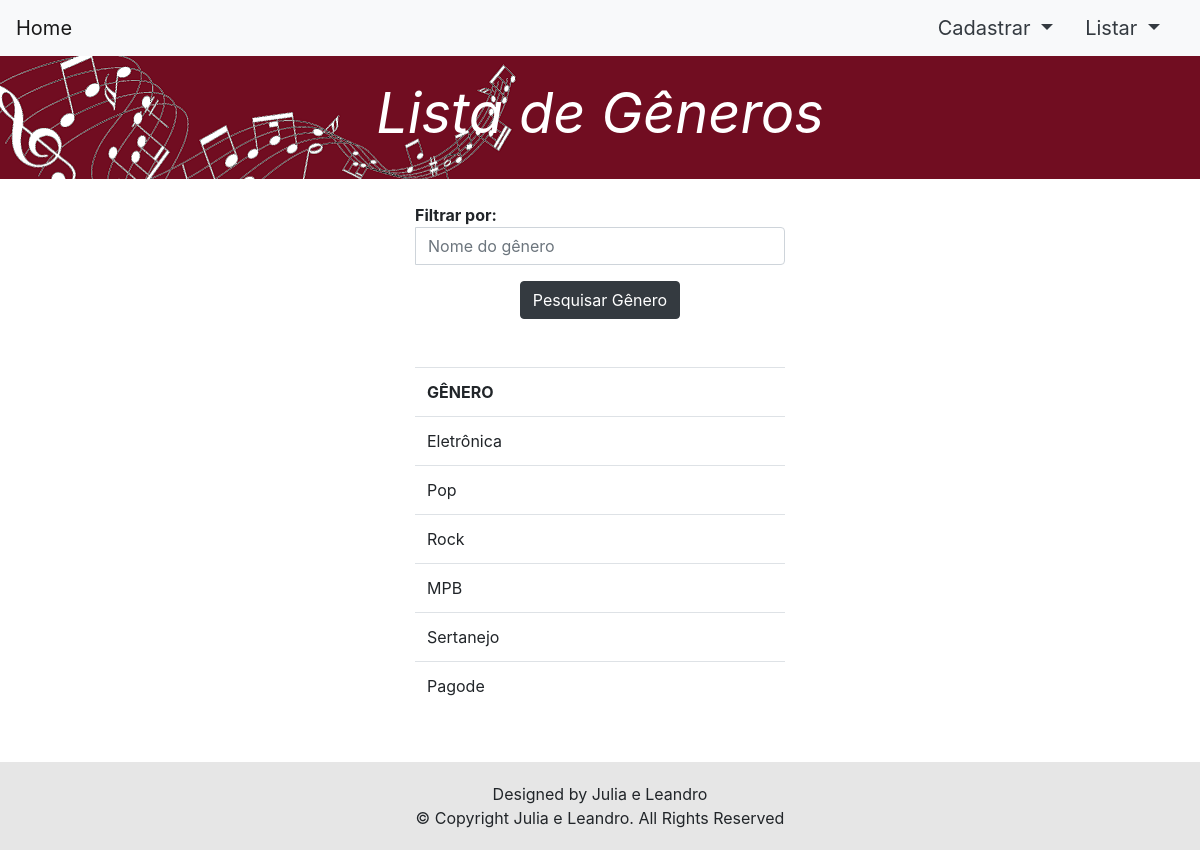
The page /20201020/listar_genero.php on the database its author committed.
### tables this page shows
CREATE TABLE IF NOT EXISTS `genero` (
  `id_genero` int(11) NOT NULL AUTO_INCREMENT,
  `nome` varchar(100) NOT NULL,
  PRIMARY KEY (`id_genero`)
);

### 20201020/listar_genero.php (the view, shortened to what this page needs)
<?php include "cabecalho.inc"; ?>
    <div class="pagina">
        <div class="fundo py-4" style="background-image:url(img/fundo1.png)">
            <div>
                <div>
                    <h1 class="display-4 font-italic font-weight-normal text-white text-center">Lista de Gêneros</h1>
                </div>
            </div>
        </div>
        <div class="col-xs-10 offset-xs-1 col-sm-6 offset-sm-3 col-md-4 offset-md-4 py-4">
                <b>Filtrar por:</b>
                    <form method="POST" action="listar_genero.php">
                            <div class="form-group">
                                <div class="input-group">
                                    <input type="text" name="nome" placeholder="Nome do gênero" class="form-control" required= "required"/>
                                </div>
                            </div>
                        <center><button type="submit" class="btn btn-dark">Pesquisar Gênero</button></center>
                        </form>
                    </div>
                <div class="col-xs-10 offset-xs-1 col-sm-6 offset-sm-3 col-md-4 offset-md-4 py-4">
                    <table class="table">
                    <tr><th style="text-align:left">GÊNERO</th></tr>
                    <?php
                        include "conexao.php";
                        $select = "SELECT * FROM genero";
                        $resultado = mysqli_query($conexao,$select);
                        while($linha = mysqli_fetch_assoc($resultado)){
                            echo '<tr>
                                    <td>'.$linha["nome"].'</td>
                                </tr>';
                        }
                    ?>
                    </table>
                </div>
        </div>
    <?php include "rodape.inc"; ?>
</body>
</html>

### 20201020/css/estilo.css (style rules this page uses)
.fundo { background-color: rgb(93, 9, 9); }
.pagina { margin-bottom: 100px; }

### rows shown on the page
genero: nome "Eletrônica"
genero: nome "Pop"
genero: nome "Rock"
genero: nome "MPB"
genero: nome "Sertanejo"
genero: nome "Pagode"
